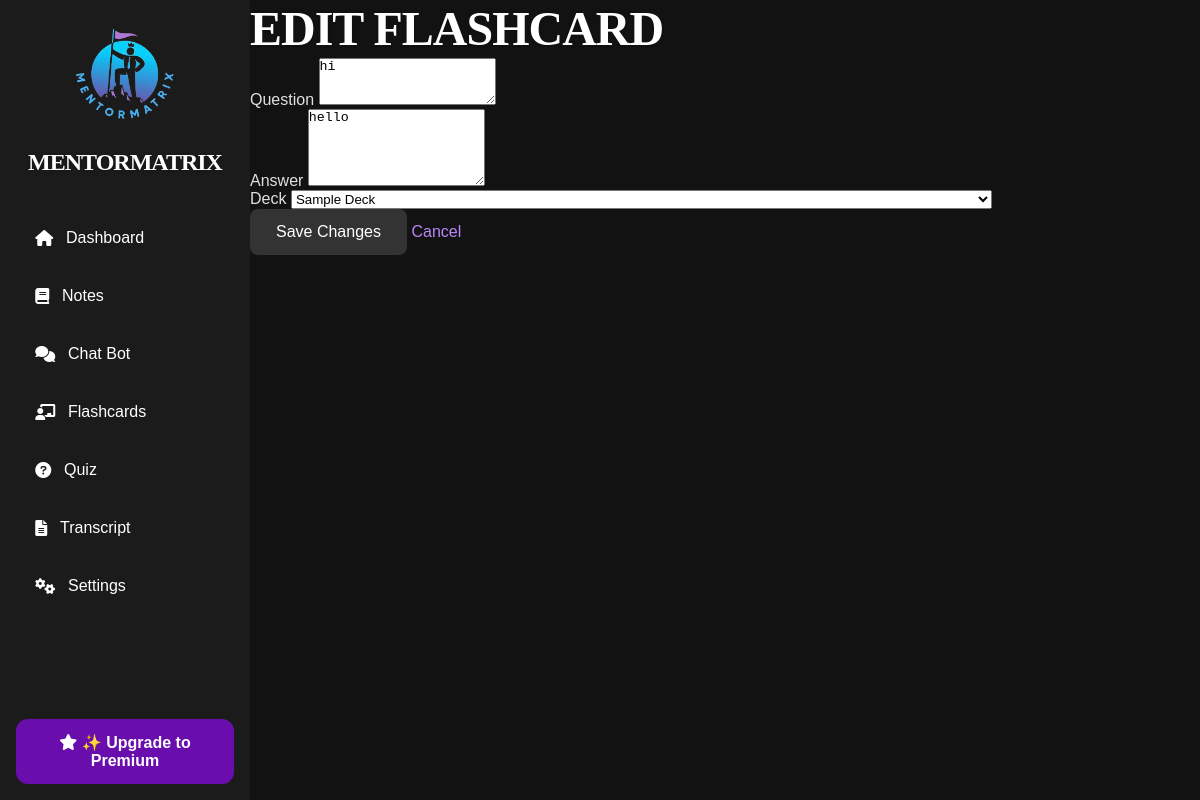
/edit_flashcard/2, run on an earlier commit of the app's database.
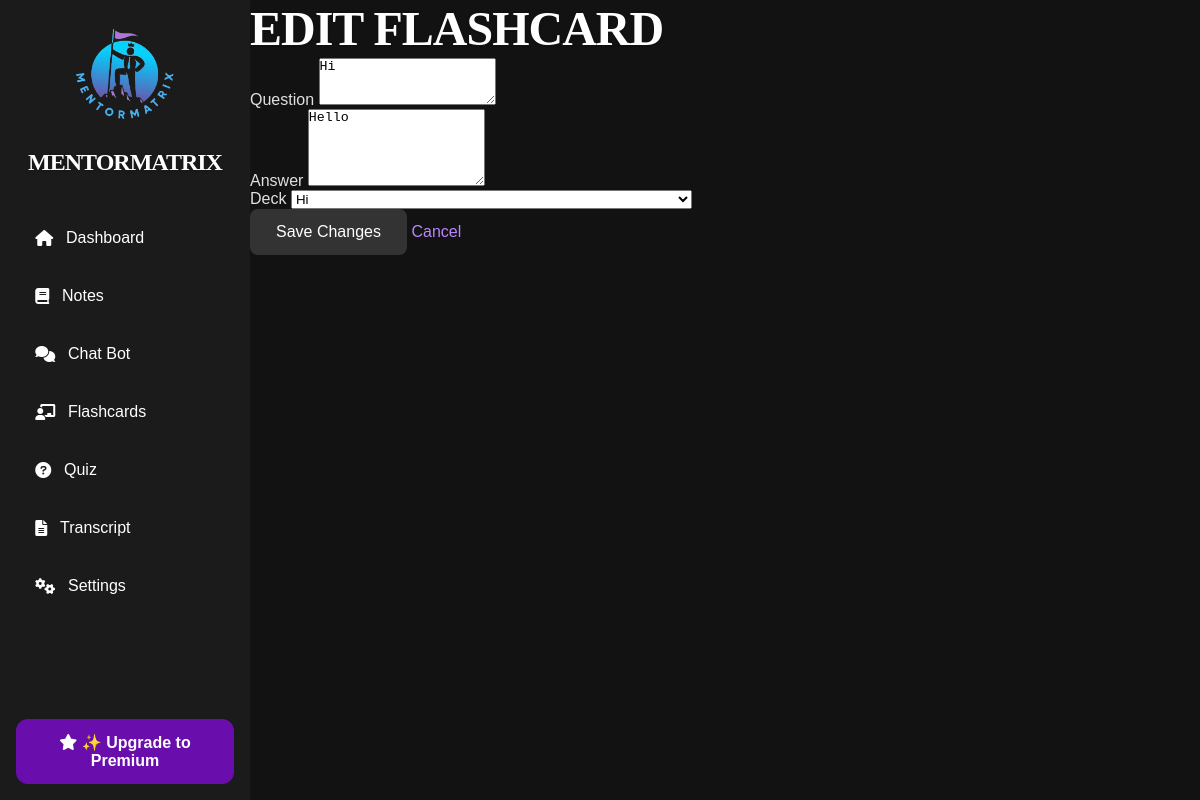
And on a later commit of the database.
### tables this page shows
CREATE TABLE flashcards (
                    id INTEGER PRIMARY KEY AUTOINCREMENT,
                    deck_id INTEGER NOT NULL,
                    note_id INTEGER,
                    question TEXT NOT NULL,
                    answer TEXT NOT NULL,
                    created_at DATETIME DEFAULT CURRENT_TIMESTAMP,
                    updated_at DATETIME DEFAULT CURRENT_TIMESTAMP,
                    FOREIGN KEY (deck_id) REFERENCES decks(id) ON DELETE CASCADE,
                    FOREIGN KEY (note_id) REFERENCES notes(id) ON DELETE CASCADE);

CREATE TABLE decks (
                    id INTEGER PRIMARY KEY AUTOINCREMENT,
                    title TEXT NOT NULL,
                    description TEXT,
                    created_at DATETIME DEFAULT CURRENT_TIMESTAMP,
                    updated_at DATETIME DEFAULT CURRENT_TIMESTAMP);

### routes/flashcards.py (the view, shortened to what this page needs)
@flashcards_blueprint.route('/edit_flashcard/<int:flashcard_id>', methods=['GET', 'POST'])
def edit_flashcard(flashcard_id):
    flashcard = db.execute("SELECT * FROM flashcards WHERE id = ?", flashcard_id)
    if not flashcard:
        flash("Flashcard not found.", "error")
        return redirect(url_for('flashcards.flashcards'))
    decks = db.execute("SELECT * FROM decks ORDER BY created_at DESC")  # Get available decks for selection
    return render_template('edit_flashcard.html', flashcard=flashcard[0], decks=decks)

### templates/edit_flashcard.html (shortened to what this page needs)
{% extends 'layout.html' %}
{% block content %}
<div class="w-full px-6 py-8 bg-white shadow-md rounded-lg">
    <h1 class="text-2xl font-semibold text-center text-gray-800 mb-6">Edit Flashcard</h1>
    <form method="POST" action="{{ url_for('flashcards.edit_flashcard', flashcard_id=flashcard['id']) }}">
        <div class="mb-6">
            <label for="question" class="block text-gray-700 font-medium mb-2">Question</label>
            <textarea id="question" name="question" class="w-full border border-gray-300 rounded-md p-3 focus:ring focus:ring-indigo-200 focus:outline-none" rows="3" required>{{ flashcard['question'] }}</textarea>
        </div>
        <div class="mb-6">
            <label for="answer" class="block text-gray-700 font-medium mb-2">Answer</label>
            <textarea id="answer" name="answer" class="w-full border border-gray-300 rounded-md p-3 focus:ring focus:ring-indigo-200 focus:outline-none" rows="5" required>{{ flashcard['answer'] }}</textarea>
        </div>
        <div class="mb-6">
            <label for="deck_id" class="block text-gray-700 font-medium mb-2">Deck</label>
            <select id="deck_id" name="deck_id" class="w-full border border-gray-300 rounded-md p-3 focus:ring focus:ring-indigo-200 focus:outline-none" required>
                {% for deck in decks %}
                <option value="{{ deck['id'] }}" {% if flashcard['deck_id'] == deck['id'] %}selected{% endif %}>
                    {{ deck['title'] }}
                </option>
                {% endfor %}
            </select>
        </div>
        <div class="flex justify-between items-center">
            <button type="submit" class="px-6 py-2 bg-indigo-600 text-white font-medium rounded-md hover:bg-indigo-700 focus:outline-none focus:ring focus:ring-indigo-300">
                Save Changes
            </button>
            <a href="{{ url_for('flashcards.flashcards') }}" class="px-6 py-2 bg-gray-100 text-gray-600 font-medium rounded-md hover:bg-gray-200 focus:outline-none focus:ring focus:ring-gray-300">
                Cancel
            </a>
        </div>
    </form>
</div>
{% endblock %}

What changed in the data, as far as the page shows it:
changed flashcards: question "hi" → "Hi"; answer "hello" → "Hello"; deck_id "Sample Deck" → "Hi"
